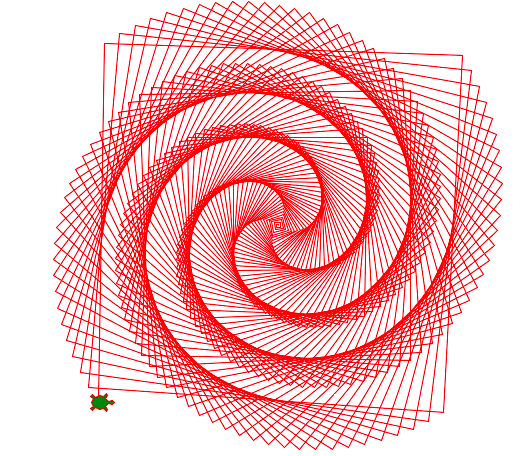

Here is the Python script that generated this plot:
# square spirals
from turtle import *

speed(10)
for i in range(360):
    forward(i)
    left(91)

done()
